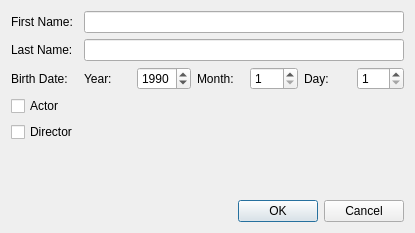
<?xml version="1.0" encoding="UTF-8"?>
<ui version="4.0">
 <class>AddPersonDialog</class>
 <widget class="QDialog" name="AddPersonDialog">
  <property name="geometry">
   <rect>
    <x>0</x>
    <y>0</y>
    <width>415</width>
    <height>233</height>
   </rect>
  </property>
  <property name="windowTitle">
   <string>Add New Person</string>
  </property>
  <layout class="QVBoxLayout" name="verticalLayout">
   <item>
    <layout class="QFormLayout" name="formLayout">
     <item row="0" column="0">
      <widget class="QLabel" name="labelFirstName">
       <property name="text">
        <string>First Name:</string>
       </property>
      </widget>
     </item>
     <item row="0" column="1">
      <widget class="QLineEdit" name="firstNameEdit"/>
     </item>
     <item row="1" column="0">
      <widget class="QLabel" name="labelLastName">
       <property name="text">
        <string>Last Name:</string>
       </property>
      </widget>
     </item>
     <item row="1" column="1">
      <widget class="QLineEdit" name="lastNameEdit"/>
     </item>
     <item row="2" column="0">
      <widget class="QLabel" name="labelBirthDate">
       <property name="text">
        <string>Birth Date:</string>
       </property>
      </widget>
     </item>
     <item row="2" column="1">
      <layout class="QHBoxLayout" name="birthDateLayout">
       <item>
        <widget class="QLabel" name="labelYear">
         <property name="text">
          <string>Year:</string>
         </property>
        </widget>
       </item>
       <item>
        <widget class="QSpinBox" name="yearSpin">
         <property name="minimum">
          <number>1900</number>
         </property>
         <property name="maximum">
          <number>2100</number>
         </property>
         <property name="value">
          <number>1990</number>
         </property>
        </widget>
       </item>
       <item>
        <widget class="QLabel" name="labelMonth">
         <property name="text">
          <string>Month:</string>
         </property>
        </widget>
       </item>
       <item>
        <widget class="QSpinBox" name="monthSpin">
         <property name="minimum">
          <number>1</number>
         </property>
         <property name="maximum">
          <number>12</number>
         </property>
         <property name="value">
          <number>1</number>
         </property>
        </widget>
       </item>
       <item>
        <widget class="QLabel" name="labelDay">
         <property name="text">
          <string>Day:</string>
         </property>
        </widget>
       </item>
       <item>
        <widget class="QSpinBox" name="daySpin">
         <property name="minimum">
          <number>1</number>
         </property>
         <property name="maximum">
          <number>31</number>
         </property>
         <property name="value">
          <number>1</number>
         </property>
        </widget>
       </item>
      </layout>
     </item>
     <item row="3" column="0">
      <widget class="QCheckBox" name="actorCheckBox">
       <property name="text">
        <string>Actor</string>
       </property>
      </widget>
     </item>
     <item row="4" column="0">
      <widget class="QCheckBox" name="directorCheckBox">
       <property name="text">
        <string>Director</string>
       </property>
      </widget>
     </item>
    </layout>
   </item>
   <item>
    <widget class="QDialogButtonBox" name="buttonBox">
     <property name="orientation">
      <enum>Qt::Orientation::Horizontal</enum>
     </property>
     <property name="standardButtons">
      <set>QDialogButtonBox::StandardButton::Cancel|QDialogButtonBox::StandardButton::Ok</set>
     </property>
    </widget>
   </item>
  </layout>
 </widget>
 <resources/>
 <connections>
  <connection>
   <sender>buttonBox</sender>
   <signal>accepted()</signal>
   <receiver>AddPersonDialog</receiver>
   <slot>accept()</slot>
   <hints>
    <hint type="sourcelabel">
     <x>248</x>
     <y>254</y>
    </hint>
    <hint type="destinationlabel">
     <x>248</x>
     <y>254</y>
    </hint>
   </hints>
  </connection>
  <connection>
   <sender>buttonBox</sender>
   <signal>rejected()</signal>
   <receiver>AddPersonDialog</receiver>
   <slot>reject()</slot>
   <hints>
    <hint type="sourcelabel">
     <x>316</x>
     <y>254</y>
    </hint>
    <hint type="destinationlabel">
     <x>316</x>
     <y>254</y>
    </hint>
   </hints>
  </connection>
 </connections>
</ui>
